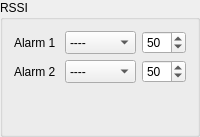
      <widget class="QGroupBox" name="RSSIGB">
       <property name="sizePolicy">
        <sizepolicy hsizetype="MinimumExpanding" vsizetype="Preferred">
         <horstretch>0</horstretch>
         <verstretch>0</verstretch>
        </sizepolicy>
       </property>
       <property name="title">
        <string>RSSI</string>
       </property>
       <layout class="QGridLayout" name="gridLayout_7">
        <item row="0" column="0">
         <widget class="QLabel" name="label_927">
          <property name="sizePolicy">
           <sizepolicy hsizetype="MinimumExpanding" vsizetype="Preferred">
            <horstretch>0</horstretch>
            <verstretch>0</verstretch>
           </sizepolicy>
          </property>
          <property name="minimumSize">
           <size>
            <width>0</width>
            <height>0</height>
           </size>
          </property>
          <property name="styleSheet">
           <string notr="true"/>
          </property>
          <property name="text">
           <string>Alarm 1</string>
          </property>
         </widget>
        </item>
        <item row="0" column="1">
         <widget class="QComboBox" name="rssiAlarm1CB">
          <property name="sizePolicy">
           <sizepolicy hsizetype="MinimumExpanding" vsizetype="Preferred">
            <horstretch>0</horstretch>
            <verstretch>0</verstretch>
           </sizepolicy>
          </property>
          <item>
           <property name="text">
            <string>----</string>
           </property>
          </item>
          <item>
           <property name="text">
            <string>Yellow</string>
           </property>
          </item>
          <item>
           <property name="text">
            <string>Orange</string>
           </property>
          </item>
          <item>
           <property name="text">
            <string>Red</string>
           </property>
          </item>
         </widget>
        </item>
        <item row="0" column="2">
         <widget class="QSpinBox" name="rssiAlarm1SB">
          <property name="enabled">
           <bool>true</bool>
          </property>
          <property name="sizePolicy">
           <sizepolicy hsizetype="MinimumExpanding" vsizetype="Preferred">
            <horstretch>0</horstretch>
            <verstretch>0</verstretch>
           </sizepolicy>
          </property>
          <property name="suffix">
           <string/>
          </property>
          <property name="minimum">
           <number>20</number>
          </property>
          <property name="maximum">
           <number>80</number>
          </property>
          <property name="singleStep">
           <number>1</number>
          </property>
          <property name="value">
           <number>50</number>
          </property>
         </widget>
        </item>
        <item row="1" column="0">
         <widget class="QLabel" name="label_928">
          <property name="sizePolicy">
           <sizepolicy hsizetype="MinimumExpanding" vsizetype="Preferred">
            <horstretch>0</horstretch>
            <verstretch>0</verstretch>
           </sizepolicy>
          </property>
          <property name="minimumSize">
           <size>
            <width>0</width>
            <height>0</height>
           </size>
          </property>
          <property name="text">
           <string>Alarm 2</string>
          </property>
         </widget>
        </item>
        <item row="1" column="1">
         <widget class="QComboBox" name="rssiAlarm2CB">
          <property name="sizePolicy">
           <sizepolicy hsizetype="MinimumExpanding" vsizetype="Preferred">
            <horstretch>0</horstretch>
            <verstretch>0</verstretch>
           </sizepolicy>
          </property>
          <item>
           <property name="text">
            <string>----</string>
           </property>
          </item>
          <item>
           <property name="text">
            <string>Yellow</string>
           </property>
          </item>
          <item>
           <property name="text">
            <string>Orange</string>
           </property>
          </item>
          <item>
           <property name="text">
            <string>Red</string>
           </property>
          </item>
         </widget>
        </item>
        <item row="1" column="2">
         <widget class="QSpinBox" name="rssiAlarm2SB">
          <property name="enabled">
           <bool>true</bool>
          </property>
          <property name="sizePolicy">
           <sizepolicy hsizetype="MinimumExpanding" vsizetype="Preferred">
            <horstretch>0</horstretch>
            <verstretch>0</verstretch>
           </sizepolicy>
          </property>
          <property name="suffix">
           <string/>
          </property>
          <property name="minimum">
           <number>20</number>
          </property>
          <property name="maximum">
           <number>80</number>
          </property>
          <property name="singleStep">
           <number>1</number>
          </property>
          <property name="value">
           <number>50</number>
          </property>
         </widget>
        </item>
        <item row="2" column="1">
         <spacer name="verticalSpacer_16">
          <property name="orientation">
           <enum>Qt::Vertical</enum>
          </property>
          <property name="sizeHint" stdset="0">
           <size>
            <width>20</width>
            <height>40</height>
           </size>
          </property>
         </spacer>
        </item>
       </layout>
      </widget>
